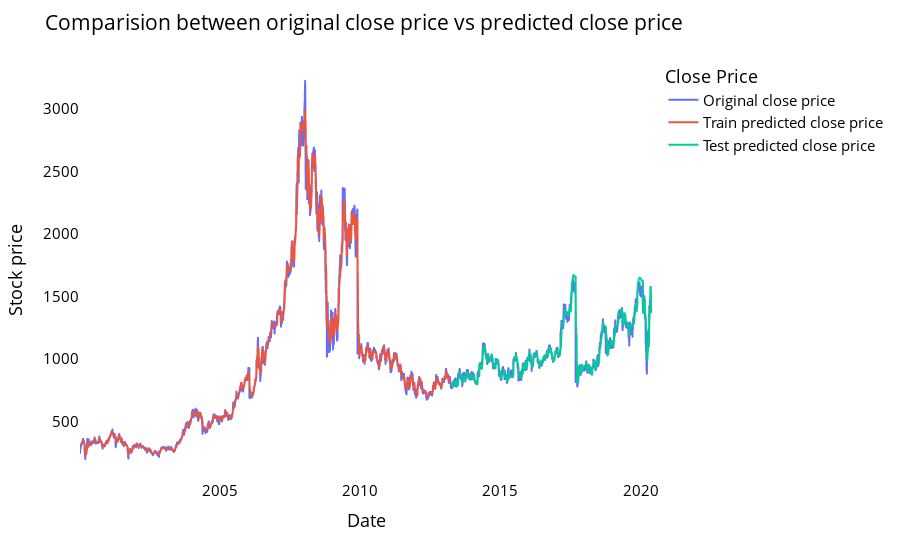

This figure's notebook cell:
### Code cell
# shift train predictions for plotting

look_back=time_step
trainPredictPlot = np.empty_like(closedf)
trainPredictPlot[:, :] = np.nan
trainPredictPlot[look_back:len(train_predict)+look_back, :] = train_predict
print("Train predicted data: ", trainPredictPlot.shape)

# shift test predictions for plotting
testPredictPlot = np.empty_like(closedf)
testPredictPlot[:, :] = np.nan
testPredictPlot[len(train_predict)+(look_back*2)+1:len(closedf)-1, :] = test_predict
print("Test predicted data: ", testPredictPlot.shape)
from itertools import cycle
import plotly.express as px
names = cycle(['Original close price','Train predicted close price','Test predicted close price'])

plotdf = pd.DataFrame({'date': close_stock['date'],
                       'original_close': close_stock['close'],
                      'train_predicted_close': trainPredictPlot.reshape(1,-1)[0].tolist(),
                      'test_predicted_close': testPredictPlot.reshape(1,-1)[0].tolist()})
fig = px.line(plotdf,x=plotdf['date'], y=[plotdf['original_close'],plotdf['train_predicted_close'],
                                          plotdf['test_predicted_close']],
              labels={'value':'Stock price','date': 'Date'})
fig.update_layout(title_text='Comparision between original close price vs predicted close price',
                  plot_bgcolor='white', font_size=15, font_color='black',legend_title_text='Close Price')
fig.for_each_trace(lambda t:  t.update(name = next(names)))

fig.update_xaxes(showgrid=False)
fig.update_yaxes(showgrid=False)
fig.show()

### Figure 1 — Plotly figure (JSON) as saved in the notebook; plotly's stock layout.template omitted (floating-point values rounded to 4 significant figures; data arrays with more than 128 entries replaced by an {"elided": "..."} marker saying what was removed)
{"data": [{"hovertemplate": "variable=original_close<br>Date=%{x}<br>Stock price=%{y}<extra></extra>", "legendgroup": "original_close", "line": {"color": "#636efa", "dash": "solid"}, "marker": {"symbol": "circle"}, "mode": "lines", "name": "Original close price", "showlegend": true, "type": "scattergl", "x": {"elided": "5075 str values"}, "xaxis": "x", "y": {"elided": "5075 float values"}, "yaxis": "y"}, {"hovertemplate": "variable=train_predicted_close<br>Date=%{x}<br>Stock price=%{y}<extra></extra>", "legendgroup": "train_predicted_close", "line": {"color": "#EF553B", "dash": "solid"}, "marker": {"symbol": "circle"}, "mode": "lines", "name": "Train predicted close price", "showlegend": true, "type": "scattergl", "x": {"elided": "5075 str values"}, "xaxis": "x", "y": {"elided": "5075 float values"}, "yaxis": "y"}, {"hovertemplate": "variable=test_predicted_close<br>Date=%{x}<br>Stock price=%{y}<extra></extra>", "legendgroup": "test_predicted_close", "line": {"color": "#00cc96", "dash": "solid"}, "marker": {"symbol": "circle"}, "mode": "lines", "name": "Test predicted close price", "showlegend": true, "type": "scattergl", "x": {"elided": "5075 str values"}, "xaxis": "x", "y": {"elided": "5075 float values"}, "yaxis": "y"}], "layout": {"font": {"color": "black", "size": 15}, "legend": {"title": {"text": "Close Price"}, "tracegroupgap": 0}, "margin": {"t": 60}, "plot_bgcolor": "white", "title": {"text": "Comparision between original close price vs predicted close price"}, "xaxis": {"anchor": "y", "domain": [0, 1], "showgrid": false, "title": {"text": "Date"}}, "yaxis": {"anchor": "x", "domain": [0, 1], "showgrid": false, "title": {"text": "Stock price"}}}}
